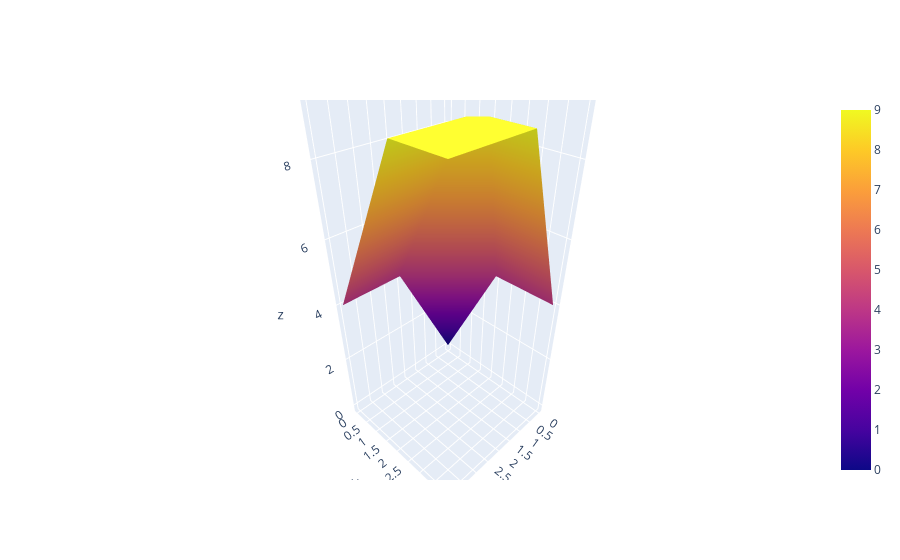

The cell this chart's notebook holds for it:
### Code cell
x = np.linspace(0, 4, 200)
y = np.linspace(0, 4, 200)
go.Figure(go.Surface(x=x, y=y, z=f(x[:,None], y[None,:])))

### Figure 1 — Plotly figure (JSON) as saved in the notebook; plotly's stock layout.template omitted (floating-point values rounded to 4 significant figures; data arrays with more than 128 entries replaced by an {"elided": "..."} marker saying what was removed)
{"data": [{"type": "surface", "x": {"elided": "200 float values"}, "y": {"elided": "200 float values"}, "z": {"elided": "200x200 float values"}}], "layout": {}}
